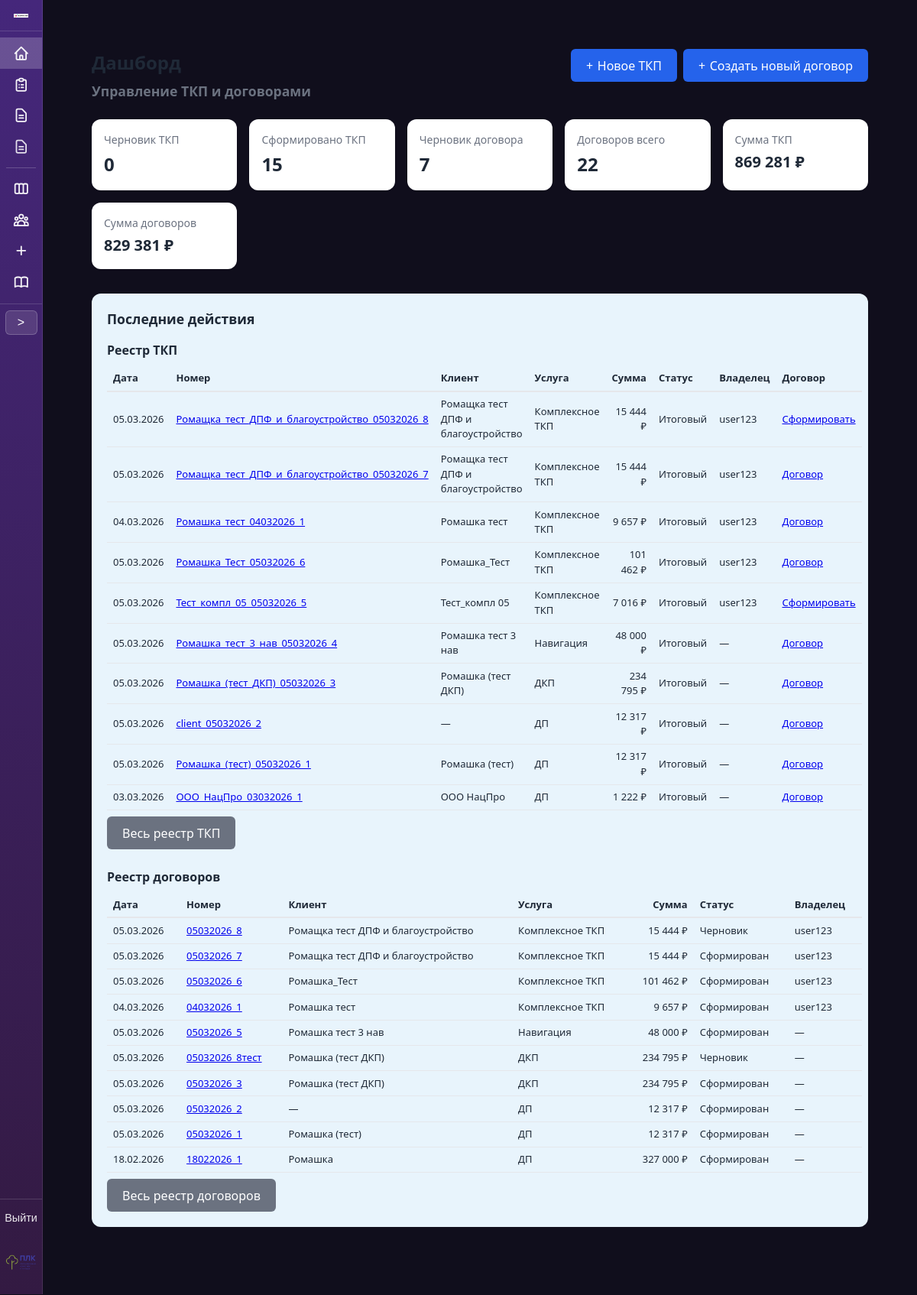
Screenshot of /start/ (signed in) with the database file from the repository.
### proposals/models.py (models this page shows, shortened)
class TKPRecord(models.Model):
    STATUS_DRAFT = 'draft'
    STATUS_FINAL = 'final'
    STATUS_CHOICES = [
        (STATUS_DRAFT, 'Черновик'),
        (STATUS_FINAL, 'Итоговый'),
    ]
    date = models.DateField('Дата')
    number = models.CharField('Номер документа', max_length=150, unique=True)
    client = models.CharField('Клиент', max_length=255, blank=True)
    service = models.CharField('Услуга', max_length=255)
    sum_total = models.DecimalField('Сумма', max_digits=15, decimal_places=2, default=0)
    room = models.TextField('Параметры объекта / помещение', blank=True)
    s = models.CharField('Площадь / количество', max_length=100, blank=True)
    text = models.TextField('Произвольный текст из ТКП', blank=True)
    status = models.CharField(
        'Статус',
        max_length=20,
        choices=STATUS_CHOICES,
        default=STATUS_FINAL,
    )
    notes = models.TextField('Заметки по сделке', blank=True, default='')
    rows_json = models.JSONField(
        'Строки комплексного ТКП (позиции)',
        null=True,
        blank=True,
        help_text='Список строк: service_name, comment, srok, unit, quantity, price_per_unit, total',
    )
    created_at = models.DateTimeField('Создано', auto_now_add=True)
    created_by = models.ForeignKey(
        settings.AUTH_USER_MODEL,
        on_delete=models.SET_NULL,
        null=True,
        blank=True,
        related_name='created_tkp_records',
        verbose_name='Владелец',
    )
    class Meta:
        verbose_name = 'Запись ТКП'
        verbose_name_plural = 'Записи ТКП'
        ordering = ['-created_at']

class ContractRecord(models.Model):
    STATUS_DRAFT = 'draft'
    STATUS_FINAL = 'final'
    STATUS_CHOICES = [
        (STATUS_DRAFT, 'Черновик'),
        (STATUS_FINAL, 'Итоговый'),
    ]
    date = models.DateField('Дата договора')
    number = models.CharField('Номер договора', max_length=50, unique=True)
    status = models.CharField('Статус', max_length=20, choices=STATUS_CHOICES, default=STATUS_FINAL)
    tkp = models.ForeignKey(
        TKPRecord,
        on_delete=models.SET_NULL,
        null=True,
        blank=True,
        verbose_name='ТКП',
        related_name='contracts',
    )
    counterparty = models.ForeignKey(
        Counterparty,
        on_delete=models.SET_NULL,
        null=True,
        blank=True,
        verbose_name='Контрагент',
    )
    client = models.CharField('Клиент', max_length=500, blank=True)
    service = models.CharField('Услуга', max_length=255, blank=True)
    sum_total = models.DecimalField('Сумма', max_digits=15, decimal_places=2, default=0)
    docx_file = models.CharField('Файл DOCX', max_length=255, blank=True)
    pdf_file = models.CharField('Файл PDF', max_length=255, blank=True)
    contract_snapshot = models.JSONField('Снимок реквизитов', null=True, blank=True)
    created_at = models.DateTimeField('Создано', auto_now_add=True)
    created_by = models.ForeignKey(
        settings.AUTH_USER_MODEL,
        on_delete=models.SET_NULL,
        null=True,
        blank=True,
        related_name='created_contract_records',
        verbose_name='Владелец',
    )
    class Meta:
        verbose_name = 'Запись договора'
        verbose_name_plural = 'Записи договоров'
        ordering = ['-created_at']

### proposals/views.py (the view)
# urls.py: path('start/', views.start_view, name='start'),
@login_required
@require_http_methods(['GET'])
def start_view(request):
    from django.db.models import Sum
    tkp_draft_count = TKPRecord.objects.filter(status=TKPRecord.STATUS_DRAFT).count()
    tkp_final_count = TKPRecord.objects.filter(status=TKPRecord.STATUS_FINAL).count()
    contract_draft_count = ContractRecord.objects.filter(status=ContractRecord.STATUS_DRAFT).count()
    contract_total_count = ContractRecord.objects.count()
    sum_tkp = TKPRecord.objects.filter(status=TKPRecord.STATUS_FINAL).aggregate(s=Sum('sum_total'))['s'] or 0
    sum_contracts = ContractRecord.objects.filter(status=ContractRecord.STATUS_FINAL).aggregate(s=Sum('sum_total'))['s'] or 0
    recent_tkp = TKPRecord.objects.select_related('created_by').order_by('-created_at')[:10]
    recent_contracts = ContractRecord.objects.select_related('created_by', 'tkp').order_by('-created_at')[:10]
    contract_by_tkp = {
        c.tkp_id: c
        for c in ContractRecord.objects.filter(
            status=ContractRecord.STATUS_FINAL, tkp__isnull=False
        ).select_related('tkp')
    }
    contract_draft_by_tkp = {
        c.tkp_id: c
        for c in ContractRecord.objects.filter(
            status=ContractRecord.STATUS_DRAFT, tkp__isnull=False
        ).select_related('tkp')
    }
    contract_template_by_tkp = {}
    for r in recent_tkp:
        if r.service == 'Комплексное ТКП' and r.rows_json:
            tpl = get_contract_template_for_complex_tkp(r.rows_json)
            contract_template_by_tkp[r.pk] = tpl if tpl else True
    context = {
        'tkp_draft_count': tkp_draft_count,
        'tkp_final_count': tkp_final_count,
        'contract_draft_count': contract_draft_count,
        'contract_total_count': contract_total_count,
        'sum_tkp': sum_tkp,
        'sum_contracts': sum_contracts,
        'recent_tkp': recent_tkp,
        'recent_contracts': recent_contracts,
        'contract_template_by_service': SERVICE_TO_CONTRACT_TEMPLATE,
        'contract_template_by_tkp': contract_template_by_tkp,
        'contract_by_tkp': contract_by_tkp,
        'contract_draft_by_tkp': contract_draft_by_tkp,
    }
    return render(request, 'proposals/start.html', context)

### proposals/templates/proposals/start.html (shortened to what this page needs)
{% extends "proposals/base.html" %}
{% load proposal_filters %}
{% block main_content %}
<div class="container container--wide" style="padding: 2rem;">
    <header style="display: flex; justify-content: space-between; align-items: flex-start; flex-wrap: wrap; gap: 1rem; margin-bottom: 1.5rem;">
        <div>
            <h1 style="margin: 0 0 0.35rem;">Дашборд</h1>
            <h3 style="margin: 0; font-weight: 600; color: var(--text-muted); font-size: 1.1rem;">Управление ТКП и договорами</h3>
        </div>
        <div style="display: flex; gap: 0.5rem;">
            <a href="{% url 'proposals:form' %}" class="btn" style="display: inline-flex; align-items: center; gap: 0.35rem;">
                <span aria-hidden="true">+</span> Новое ТКП
            </a>
            <a href="{% url 'proposals:table' %}" class="btn" style="display: inline-flex; align-items: center; gap: 0.35rem;">
                <span aria-hidden="true">+</span> Создать новый договор
            </a>
        </div>
    </header>
    <div class="dashboard-cards" style="display: grid; grid-template-columns: repeat(auto-fill, minmax(160px, 1fr)); gap: 1rem; margin-bottom: 2rem;">
        <div class="card" style="padding: 1rem;">
            <div style="font-size: 0.875rem; color: var(--text-muted); margin-bottom: 0.25rem;">Черновик ТКП</div>
            <div style="font-size: 1.5rem; font-weight: 700;">{{ tkp_draft_count }}</div>
        </div>
        <div class="card" style="padding: 1rem;">
            <div style="font-size: 0.875rem; color: var(--text-muted); margin-bottom: 0.25rem;">Сформировано ТКП</div>
            <div style="font-size: 1.5rem; font-weight: 700;">{{ tkp_final_count }}</div>
        </div>
        <div class="card" style="padding: 1rem;">
            <div style="font-size: 0.875rem; color: var(--text-muted); margin-bottom: 0.25rem;">Черновик договора</div>
            <div style="font-size: 1.5rem; font-weight: 700;">{{ contract_draft_count }}</div>
        </div>
        <div class="card" style="padding: 1rem;">
            <div style="font-size: 0.875rem; color: var(--text-muted); margin-bottom: 0.25rem;">Договоров всего</div>
            <div style="font-size: 1.5rem; font-weight: 700;">{{ contract_total_count }}</div>
        </div>
        <div class="card" style="padding: 1rem;">
            <div style="font-size: 0.875rem; color: var(--text-muted); margin-bottom: 0.25rem;">Сумма ТКП</div>
            <div style="font-size: 1.25rem; font-weight: 700;">{{ sum_tkp|format_price }} ₽</div>
        </div>
        <div class="card" style="padding: 1rem;">
            <div style="font-size: 0.875rem; color: var(--text-muted); margin-bottom: 0.25rem;">Сумма договоров</div>
            <div style="font-size: 1.25rem; font-weight: 700;">{{ sum_contracts|format_price }} ₽</div>
        </div>
    </div>
    <section class="dashboard-recent" style="background: #e8f4fc; border-radius: 12px; padding: 1.25rem; margin-bottom: 1.5rem;">
        <h2 style="font-size: 1.1rem; margin: 0 0 1rem;">Последние действия</h2>
        <div style="display: grid; gap: 1.5rem;">
            <div>
                <h3 style="font-size: 1rem; margin: 0 0 0.5rem;">Реестр ТКП</h3>
                <div style="overflow-x: auto;">
                    <table class="table-tkp-list" style="width: 100%; border-collapse: collapse; font-size: 0.8125rem;">
                        <thead>
                            <tr style="border-bottom: 2px solid var(--border);">
                                <th style="text-align: left; padding: 0.4rem 0.5rem;">Дата</th>
                                <th style="text-align: left; padding: 0.4rem 0.5rem;">Номер</th>
                                <th style="text-align: left; padding: 0.4rem 0.5rem;">Клиент</th>
                                <th style="text-align: left; padding: 0.4rem 0.5rem;">Услуга</th>
                                <th style="text-align: right; padding: 0.4rem 0.5rem;">Сумма</th>
                                <th style="text-align: left; padding: 0.4rem 0.5rem;">Статус</th>
                                <th style="text-align: left; padding: 0.4rem 0.5rem;">Владелец</th>
                                <th style="text-align: left; padding: 0.4rem 0.5rem;">Договор</th>
                            </tr>
                        </thead>
                        <tbody>
                            {% for r in recent_tkp %}
                            {% with contract_for_row=contract_by_tkp|get_item:r.pk contract_draft_for_row=contract_draft_by_tkp|get_item:r.pk %}
                            <tr style="border-bottom: 1px solid var(--border);">
                                <td style="padding: 0.4rem 0.5rem;">{{ r.date|date:"d.m.Y" }}</td>
                                <td style="padding: 0.4rem 0.5rem;">
                                    {% if r.status == 'draft' %}
                                    <a href="{% if r.service == 'Комплексное ТКП' %}{% url 'proposals:complex_form' %}?draft_id={{ r.pk }}{% else %}{% url 'proposals:form' %}?draft_id={{ r.pk }}{% endif %}">{{ r.number }}</a>
                                    {% else %}
                                    <a href="{% url 'proposals:table' %}">{{ r.number }}</a>
                                    {% endif %}
                                </td>
                                <td style="padding: 0.4rem 0.5rem;">{{ r.client|default:"—" }}</td>
                                <td style="padding: 0.4rem 0.5rem;">{{ r.service }}</td>
                                <td style="padding: 0.4rem 0.5rem; text-align: right;">{{ r.sum_total|format_price }} ₽</td>
                                <td style="padding: 0.4rem 0.5rem;">{{ r.get_status_display|default:"Итоговый" }}</td>
                                <td style="padding: 0.4rem 0.5rem;">{% if r.created_by %}{{ r.created_by.get_full_name|default:r.created_by.username }}{% else %}—{% endif %}</td>
                                <td style="padding: 0.4rem 0.5rem;">
                                    {% if r.status == 'draft' %}
                                    {% if r.pk in contract_template_by_tkp or r.service in contract_template_by_service %}
                                    <a href="{% url 'proposals:requisites_add' %}?tkp_id={{ r.pk }}&from=contract">Сформировать</a>
                                    {% else %}—{% endif %}
                                    {% elif contract_for_row %}
                                    <a href="{% url 'proposals:contract_table' %}">Договор</a>
                                    {% elif contract_draft_for_row %}
                                    <a href="{% url 'proposals:contract_form' r.pk %}?contract_draft_id={{ contract_draft_for_row.pk }}">Черновик</a>
                                    {% elif r.service in contract_template_by_service %}
                                    <a href="{% url 'proposals:requisites_add' %}?tkp_id={{ r.pk }}&from=contract">Сформировать</a>
                                    {% elif r.pk in contract_template_by_tkp %}
                                    <a href="{% url 'proposals:requisites_add' %}?tkp_id={{ r.pk }}&from=contract">Сформировать</a>
                                    {% else %}—{% endif %}
                                </td>
                            </tr>
                            {% endwith %}
                            {% empty %}
                            <tr>
                                <td colspan="8" style="padding: 0.75rem; color: var(--text-muted);">Нет записей ТКП</td>
                            </tr>
                            {% endfor %}
                        </tbody>
                    </table>
                </div>
                <p style="margin: 0.5rem 0 0;"><a href="{% url 'proposals:table' %}" class="btn btn-secondary btn-sm">Весь реестр ТКП</a></p>
            </div>
            <div>
                <h3 style="font-size: 1rem; margin: 0 0 0.5rem;">Реестр договоров</h3>
                <div style="overflow-x: auto;">
                    <table class="table-contract-list" style="width: 100%; border-collapse: collapse; font-size: 0.8125rem;">
                        <thead>
                            <tr style="border-bottom: 2px solid var(--border);">
                                <th style="text-align: left; padding: 0.4rem 0.5rem;">Дата</th>
                                <th style="text-align: left; padding: 0.4rem 0.5rem;">Номер</th>
                                <th style="text-align: left; padding: 0.4rem 0.5rem;">Клиент</th>
                                <th style="text-align: left; padding: 0.4rem 0.5rem;">Услуга</th>
                                <th style="text-align: right; padding: 0.4rem 0.5rem;">Сумма</th>
                                <th style="text-align: left; padding: 0.4rem 0.5rem;">Статус</th>
                                <th style="text-align: left; padding: 0.4rem 0.5rem;">Владелец</th>
                            </tr>
                        </thead>
                        <tbody>
                            {% for r in recent_contracts %}
                            <tr style="border-bottom: 1px solid var(--border);">
                                <td style="padding: 0.4rem 0.5rem;">{{ r.date|date:"d.m.Y" }}</td>
                                <td style="padding: 0.4rem 0.5rem;">
                                    {% if r.status == 'draft' and r.tkp_id %}
                                    <a href="{% url 'proposals:contract_form' r.tkp_id %}?contract_draft_id={{ r.pk }}">{{ r.number }}</a>
                                    {% else %}
                                    <a href="{% url 'proposals:contract_table' %}">{{ r.number }}</a>
                                    {% endif %}
                                </td>
                                <td style="padding: 0.4rem 0.5rem;">{{ r.client|default:"—" }}</td>
                                <td style="padding: 0.4rem 0.5rem;">{{ r.service|default:"—" }}</td>
                                <td style="padding: 0.4rem 0.5rem; text-align: right;">{{ r.sum_total|format_price }} ₽</td>
                                <td style="padding: 0.4rem 0.5rem;">{% if r.status == 'draft' %}Черновик{% else %}Сформирован{% endif %}</td>
                                <td style="padding: 0.4rem 0.5rem;">{% if r.created_by %}{{ r.created_by.get_full_name|default:r.created_by.username }}{% else %}—{% endif %}</td>
                            </tr>
                            {% empty %}
                            <tr>
                                <td colspan="7" style="padding: 0.75rem; color: var(--text-muted);">Нет договоров</td>
                            </tr>
                            {% endfor %}
                        </tbody>
                    </table>
                </div>
                <p style="margin: 0.5rem 0 0;"><a href="{% url 'proposals:contract_table' %}" class="btn btn-secondary btn-sm">Весь реестр договоров</a></p>
            </div>
        </div>
    </section>
</div>
{% endblock %}

### rows the page displays
TKPRecord: date "05.03.2026", number "Ромащка_тест_ДПФ_и_благоустройство_05032026_8", client "Ромащка тест ДПФ и благоустройство", service "Комплексное ТКП", sum_total "15 444", status "Итоговый", created_by.get_full_name "user123"
TKPRecord: date "05.03.2026", number "Ромащка_тест_ДПФ_и_благоустройство_05032026_7", client "Ромащка тест ДПФ и благоустройство", service "Комплексное ТКП", sum_total "15 444", status "Итоговый", created_by.get_full_name "user123", shows "Договор"
TKPRecord: date "04.03.2026", number "Ромашка_тест_04032026_1", client "Ромашка тест", service "Комплексное ТКП", sum_total "9 657", status "Итоговый", created_by.get_full_name "user123", shows "Договор"
TKPRecord: date "05.03.2026", number "Ромашка_Тест_05032026_6", client "Ромашка_Тест", service "Комплексное ТКП", sum_total "101 462", status "Итоговый", created_by.get_full_name "user123", shows "Договор"
TKPRecord: date "05.03.2026", number "Тест_компл_05_05032026_5", client "Тест_компл 05", service "Комплексное ТКП", sum_total "7 016", status "Итоговый", created_by.get_full_name "user123"
TKPRecord: date "05.03.2026", number "Ромашка_тест_3_нав_05032026_4", client "Ромашка тест 3 нав", service "Навигация", sum_total "48 000", status "Итоговый", shows "Договор"
TKPRecord: date "05.03.2026", number "Ромашка_(тест_ДКП)_05032026_3", client "Ромашка (тест ДКП)", service "ДКП", sum_total "234 795", status "Итоговый", shows "Договор"
TKPRecord: date "05.03.2026", number "client_05032026_2", client "—", service "ДП", sum_total "12 317", status "Итоговый", shows "Договор"
TKPRecord: date "05.03.2026", number "Ромашка_(тест)_05032026_1", client "Ромашка (тест)", service "ДП", sum_total "12 317", status "Итоговый", shows "Договор"
TKPRecord: date "03.03.2026", number "ООО_НацПро_03032026_1", client "ООО НацПро", service "ДП", sum_total "1 222", status "Итоговый", shows "Договор"
ContractRecord: date "05.03.2026", number "05032026_8", client "Ромащка тест ДПФ и благоустройство", service "Комплексное ТКП", sum_total "15 444", status "Черновик", created_by.get_full_name "user123"
ContractRecord: date "05.03.2026", number "05032026_7", client "Ромащка тест ДПФ и благоустройство", service "Комплексное ТКП", sum_total "15 444", status "Сформирован", created_by.get_full_name "user123"
ContractRecord: date "05.03.2026", number "05032026_6", client "Ромашка_Тест", service "Комплексное ТКП", sum_total "101 462", status "Сформирован", created_by.get_full_name "user123"
ContractRecord: date "04.03.2026", number "04032026_1", client "Ромашка тест", service "Комплексное ТКП", sum_total "9 657", status "Сформирован", created_by.get_full_name "user123"
ContractRecord: date "05.03.2026", number "05032026_5", client "Ромашка тест 3 нав", service "Навигация", sum_total "48 000", status "Сформирован"
ContractRecord: date "05.03.2026", number "05032026_8тест", client "Ромашка (тест ДКП)", service "ДКП", sum_total "234 795", status "Черновик"
ContractRecord: date "05.03.2026", number "05032026_3", client "Ромашка (тест ДКП)", service "ДКП", sum_total "234 795", status "Сформирован"
ContractRecord: date "05.03.2026", number "05032026_2", client "—", service "ДП", sum_total "12 317", status "Сформирован"
ContractRecord: date "05.03.2026", number "05032026_1", client "Ромашка (тест)", service "ДП", sum_total "12 317", status "Сформирован"
ContractRecord: date "18.02.2026", number "18022026_1", client "Ромашка", service "ДП", sum_total "327 000", status "Сформирован"

### other values shown
{{ tkp_draft_count }} "0"
{{ tkp_final_count }} "15"
{{ contract_draft_count }} "7"
{{ contract_total_count }} "22"
{{ sum_tkp|format_price }} "869 281"
{{ sum_contracts|format_price }} "829 381"
